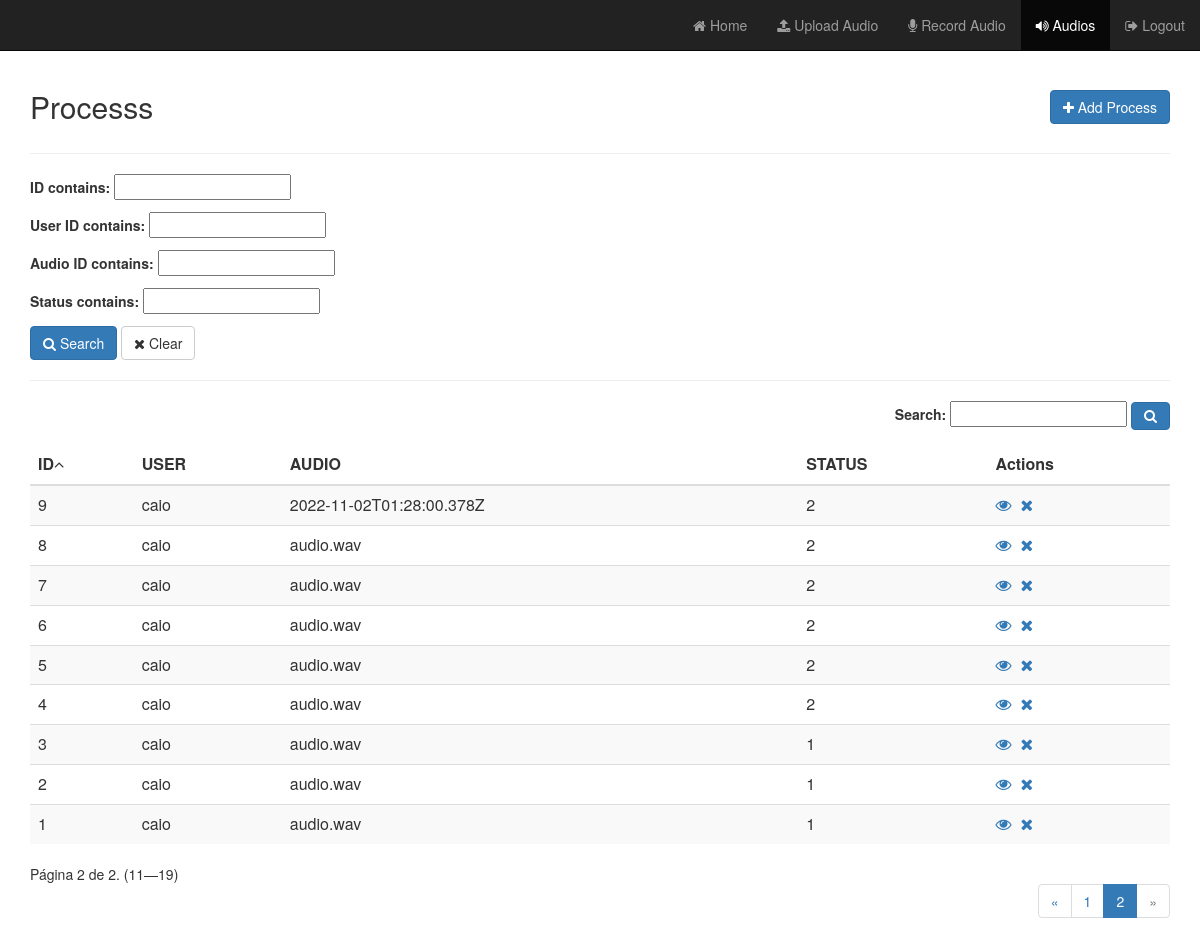
Screenshot of /process/full/?page=2 (signed in) with the database file from the repository.
### app/models.py (models this page shows, shortened)
class Timestamp(models.Model):
    created_at = models.DateTimeField(auto_now_add=True)
    updated_at = models.DateTimeField(auto_now=True)
    class Meta:
        abstract = True

class Process(Timestamp):
    user = models.ForeignKey(User, blank=True, null=True, on_delete=models.CASCADE)
    audio = models.ForeignKey(Audio, blank=True, null=True, on_delete=models.CASCADE)
    language = models.CharField(max_length=255, blank=True, null=True)
    process_id = models.TextField(blank=True, null=True, default=str(uuid.uuid4()))
    status = models.IntegerField(choices=STATUS_PROCESS, default=1)
    result = models.TextField(blank=True, null=True)

class Audio(Timestamp):
    user = models.ForeignKey(User, blank=True, null=True, on_delete=models.CASCADE)
    filename = models.CharField(max_length=255, blank=True, null=True)
    cloudinary_url = models.TextField(blank=True, null=True)
    def __str__(self):
        return self.filename

### app/views/process.py (the view, shortened to what this page needs)
class ListFull(LoginRequiredMixin, ProcessMixin, ListView):
    login_url = '/admin/login/'
    template_name = 'process/list_full.html'
    model = Process
    context_object_name = 'processs'
    ordering = '-id'
    paginate_by = 10
    search = ''
    def get_queryset(self):
        queryset = super().get_queryset()
        filter = ProcessFilter(self.request.GET, queryset)
        queryset = self.search_general(filter.qs)
        queryset = self.ordering_data(queryset)
        return queryset
    def search_general(self, qs):
        return qs
    def get_ordering(self):
        if 'ordering' in self.request.GET:
            self.ordering = self.request.GET['ordering']
            if self.ordering:
                return self.ordering
            else:
                self.ordering = '-id'
        return self.ordering
    def ordering_data(self, qs):
        qs = qs.order_by(self.get_ordering())
        return qs
    def get_context_data(self, **kwargs):
        context = super(ListFull, self).get_context_data(**kwargs)
        queryset = self.get_queryset()
        filter = ProcessFilter(self.request.GET, queryset)
        page_size = self.get_paginate_by(queryset)
        if page_size:
            paginator, page, queryset, is_paginated = self.paginate_queryset(queryset, page_size)
            context.update(**{
                'ordering': self.ordering,
                'search': self.search,
                'filter': filter,
                'paginator': paginator,
                'page_obj': page,
                'is_paginated': is_paginated,
                'object_list': queryset
            })
        return context

### app/mixins.py (called while the page is built)
    def get_context_data(self, **kwargs):
        context = super(ProcessMixin, self).get_context_data(**kwargs)
        if self.model:
            context['model_name'] = self.model._meta.verbose_name.title()
            context['model_name_plural'] = self.model._meta.verbose_name_plural.title()
        return context

### app/templatetags/my_tags.py (called while the page is built)
@register.simple_tag(takes_context=True)
def param_replace(context, **kwargs):
    d = context['request'].GET.copy()
    for k, v in kwargs.items():
        d[k] = v
    for k in [k for k, v in d.items() if not v]:
        del d[k]
    return d.urlencode()

### app/templates/process/list_full.html (shortened to what this page needs)
﻿{% extends 'base.html' %}
{% load my_tags %}
{% load static %}
{% load form_utils %}
{% block content %}
    <div id="top" class="row">
        <div class="col-sm-3">
            <h2> {{ model_name_plural }}</h2>
        </div>
        <div class="col-sm-3 col-sm-offset-6">
            <a href="{% url 'PROCESS_create' %}" class="btn btn-primary pull-right h2"><i
                    class="fa fa-plus"></i> Add Process
            </a>
        </div>
    </div>
    <hr/>
    <form id="advancedForm" method="get" action="{% url 'PROCESS_list_full' %}">
        <div class="row">
            <div class="col-sm-12">
                {{ filter.form.as_p }}
                <button type="submit" class="btn btn-primary" id="search_btn">
                    <i class="fa fa-search"></i> Search
                </button>
                <button type="button" class="btn btn-default" id="clear">
                    <i class="fa fa-close"></i> Clear
                </button>
            </div>
        </div>
        <hr/>
        <div id="list" class="row">
            <div class="col-md-12">
                <header>
                    <div class="form-group form-inline pull-right">
                        <label>Search:</label>
                        <input type="text" id="search" name="search" placeholder="" value="{{ search }}"/>
                        <button class="btn btn-primary" type="submit"><i class="fa fa-search"></i></button>
                    </div>
                </header>
                <table id="table" class="table table-striped" cellspacing="0" cellpadding="0">
                    <thead>
                        <tr>
                             <th>ID</th>
 <th>USER</th>
 <th>AUDIO</th>
 <th>STATUS</th>
                            <th class="actions">Actions</th>
                        </tr>
                    </thead>
                    <tbody>
                    {% for process in object_list %}
                        <tr>
                             <td>{{ process.id }}</td>
 <td>{{ process.user }}</td>
 <td>{{ process.audio }}</td>
 <td>{{ process.status }}</td>
 <td><a href="{% url 'PROCESS_detail' process.id %}"><i class="fa fa-eye"></i></a>&nbsp;&nbsp;<a href="{% url 'PROCESS_delete' process.id %}"><i class="fa fa-close"></i></a></td>
                        </tr>
                    {% endfor %}
                    </tbody>
                </table>
                <div class="row">
                    <div class="col-sm-12">
                        <span class="current pull-left">
                            Página {{ page_obj.number }} de {{ page_obj.paginator.num_pages }}. ({{ page_obj.start_index }}—{{ page_obj.end_index }})
                        </span>
                        {% if is_paginated %}
                            <ul class="pagination pagination-flat pull-right">
                                {% if page_obj.has_previous %}
                                    <li class="page-item"><a class="page-link"
                                                             href="?{% param_replace page=page_obj.previous_page_number %}">&laquo;</a>
                                    </li>
                                {% else %}
                                    <li class="page-item disabled"><span>&laquo;</span></li>
                                {% endif %}
                                {% for i in page_obj.paginator.page_range %}
                                    {% if page_obj.number == i %}
                                        <li class="page-item active"><span>{{ i }} </span>
                                        </li>
                                    {% elif i > page_obj.number|add:'-5' and i < page_obj.number|add:'5' %}
                                        <li class="page-item"><a class="page-link"
                                                                 href="?{% param_replace page=i %}">{{ i }}</a></li>
                                    {% endif %}
                                {% endfor %}
                                {% if page_obj.has_next %}
                                    <li class="page-item"><a class="page-link"
                                                             href="?{% param_replace page=page_obj.next_page_number %}">&raquo;</a>
                                    </li>
                                {% else %}
                                    <li class="page-item disabled"><span>&raquo;</span></li>
                                {% endif %}
                            </ul>
                        {% endif %}
                    </div>
                </div>
            </div>
        </div>
    </form>
{% endblock %}

### rows the page displays
Process: id "9", user "caio", audio "2022-11-02T01:28:00.378Z", status "2"
Process: id "8", user "caio", audio "audio.wav", status "2"
Process: id "7", user "caio", audio "audio.wav", status "2"
Process: id "6", user "caio", audio "audio.wav", status "2"
Process: id "5", user "caio", audio "audio.wav", status "2"
Process: id "4", user "caio", audio "audio.wav", status "2"
Process: id "3", user "caio", audio "audio.wav", status "1"
Process: id "2", user "caio", audio "audio.wav", status "1"
Process: id "1", user "caio", audio "audio.wav", status "1"

### other values shown
{{ model_name_plural }} "Processs"
{{ page_obj.number }} "2"
{{ page_obj.paginator.num_pages }} "2"
{{ page_obj.start_index }} "11"
{{ page_obj.end_index }} "19"
{{ i }} "1"
{{ i }} "2"
